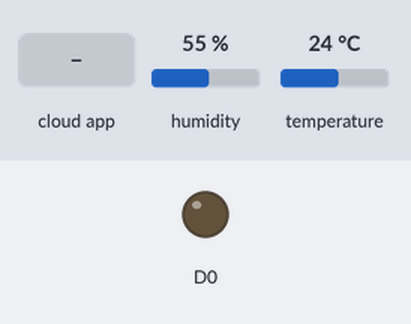
Bench run of a sketch on a simulated ESP8266 (NodeMCU). Parts: output pins drawn as LEDs (lit = HIGH). The inputs (shaded band) are chosen by the test bench; at power-on: humidity 55 %, temperature 24 °C. WiFi joins after 1.5 s; servers stay silent unless stated; the Firebase database answers and starts empty; what the sketch prints to the serial monitor is not drawn.

Above: at 4.2 s.
4.3 s: the phone or cloud app sets TurnOn to 25
At 9.0 s:
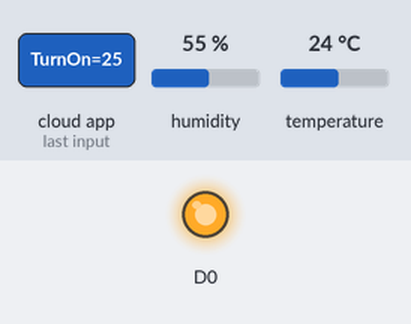
10.1 s: the phone or cloud app sets TurnOn to 0
At 15.0 s:
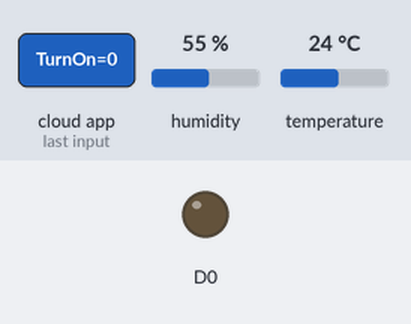
15.5 s: the phone or cloud app sets TurnOn to 50
At 20.0 s:
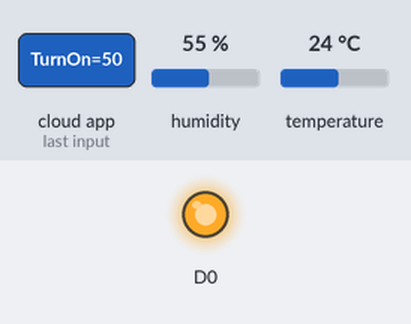
Timing chart, 0 to 21.5 s (numbered marks = the images above; inputs shaded):
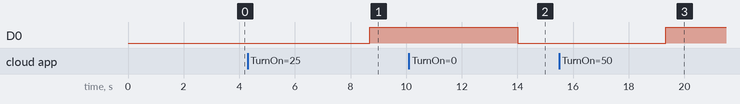

Measured:
- after the input at 4.3 s, D0: LOW → HIGH after 4.4 s
- after the input at 10.1 s, D0: HIGH → LOW after 3.9 s
- after the input at 15.5 s, D0: LOW → HIGH after 3.8 s

The sketch:

firebase_yazma_okuma_dht11.ino
```cpp
//Firebase Realtime Databese'e DHT11den okudugumuz sicaklik verisi yazma
#include <ESP8266WiFi.h>
#include <FirebaseArduino.h>
#include<dht11.h>
#define DHT11PIN D1

dht11 DHT11;
float sicaklik=0.0;
//*******************************************
const char *ssid = "FENERBAHCE";      // baglanilacak olan wifi aginin adi
const char *password = "aysem210beko";      // baglanilacak olan wifi aginin sifresi
#define FIREBASE_HOST "iot-1-15646-default-rtdb.firebaseio.com"
#define FIREBASE_AUTH "CBAs4SEyNYsnSoKP9Teri3dz1JSCPpW48CfNidVo" //gizli anahtar
//************************************************************
void setup() {
  pinMode(D0,OUTPUT);
  Serial.begin(9600);                   //seri portu baslat
  delay(1500);                          // 1500 ms = 1.5sn
  Serial.println("Wifi agına baglanıyor");

  WiFi.mode(WIFI_STA);                  // istasyon modunda çalış
  WiFi.begin(ssid, password);           // SSID si yukarıda belirtilmiş olan wifi a bağlan

  while (WiFi.status() != WL_CONNECTED) // baglanti kuruldu mu?
  {                                     // kurulmadiysa kurulana kaddar
    delay(500);                         // 500 ms bekle
    Serial.print(".");                  // ekrana . koy
  }

  Serial.println("");
  Serial.println("Wifi erisim noktasina baglanildi");

  Serial.print("Alinan IP adresi: ");
  Serial.println(WiFi.localIP());       // wifi agindan alinan IP adresini yazdir.

  Serial.println("Connecting Firebase Realtime Databese");
  Firebase.begin(FIREBASE_HOST, FIREBASE_AUTH);
  digitalWrite(D0,LOW);
}
//************************************************************
void loop()
{
  sicaklik_oku_yaz(); //Firebase'e sicaklik yaz
  float turn_on = Firebase.getFloat("TurnOn");
  if(sicaklik < turn_on)
  {
    Serial.println("LED yaniyor");
    digitalWrite(D0,HIGH);
  }
  else
  {
    Serial.println("LED sonuyor");
    digitalWrite(D0,LOW);
  }
  delay(5000);
}
//**********
void sicaklik_oku_yaz()
{
  DHT11.read(DHT11PIN);
  sicaklik=DHT11.temperature;
  Firebase.setFloat("Sicaklik",sicaklik);

  if(Firebase.failed()){
    Serial.print("Hata kodu:");
    Serial.println(Firebase.error());
    return;
  }
}
```
